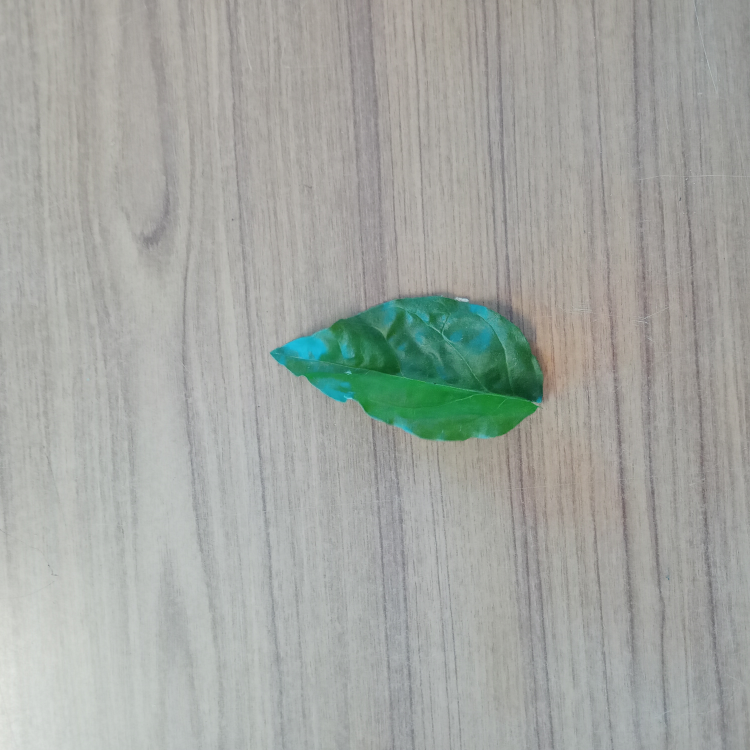
#> input picture DATA_SET/1.jpg, 3000 x 3000 px, found by its file name (shown at 1/4 size)
$ python test1.py
#> lines starting #> are read from the running program, lines starting #| are printed output that depends on the picture
import cv2
import matplotlib.pyplot as plt

img_file = "./DATA_SET/1.jpg"

reducing_factor = 750
frame = cv2.imread(img_file)
#> frame is the input picture: shape (3000, 3000, 3); mean B, G, R 161.7, 166.7, 163.1
resized_frm = cv2.resize(frame, (reducing_factor, reducing_factor))
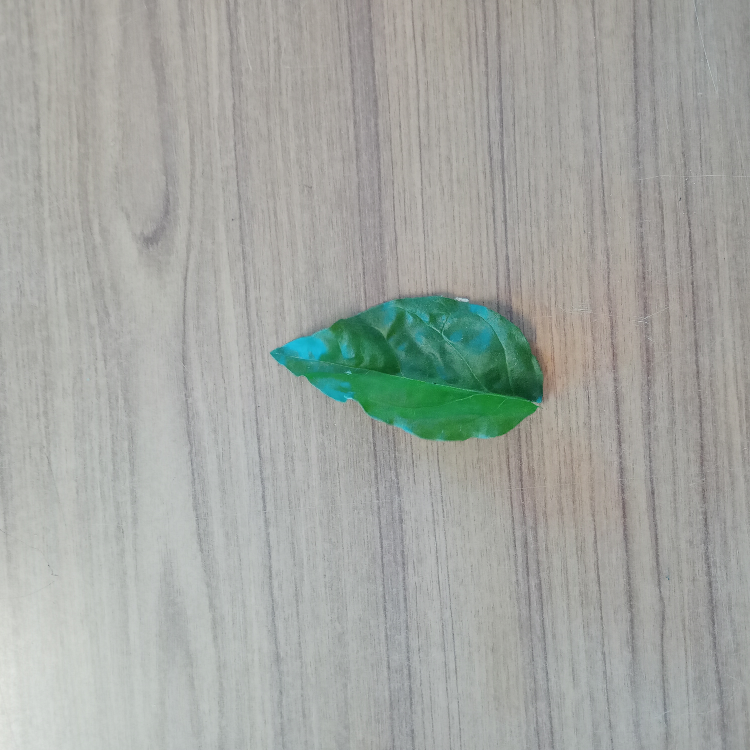
#> resized_frm: shape (750, 750, 3); mean B, G, R 161.7, 166.8, 163.1
rgb_img = cv2.cvtColor(resized_frm, cv2.COLOR_BGR2RGB)
grays_img = cv2.cvtColor(resized_frm, cv2.COLOR_RGB2GRAY)
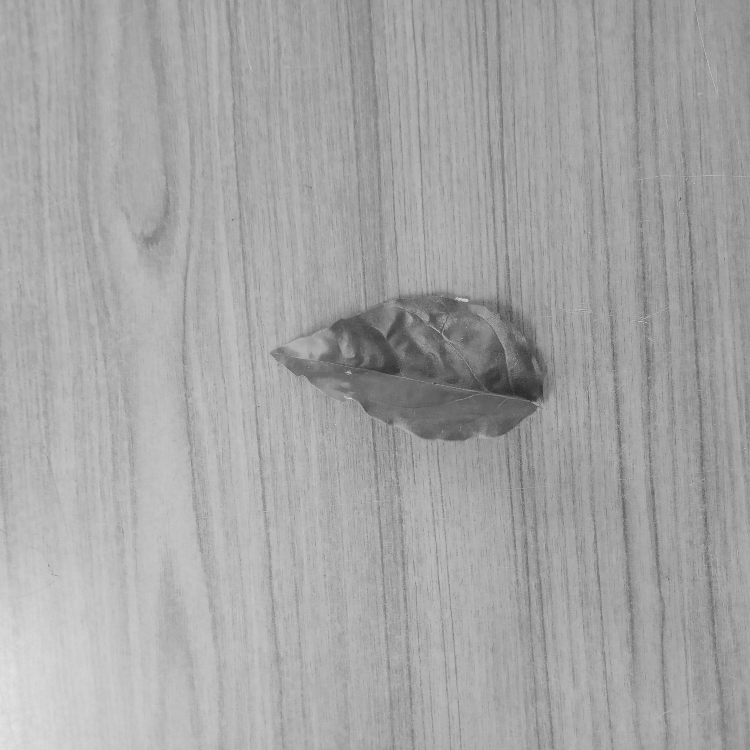
#> grays_img: shape (750, 750); min 40, max 227, mean 164.8


fig, ax = plt.subplots(1, 5, figsize=(10, 10))

ax[0].axis('off')
ax[0].imshow(rgb_img)
ax[0].set_title('Original')

ax[1].axis('off')
ax[1].imshow(rgb_img[:, :, 0], cmap="Reds")
ax[1].set_title('Reds')

ax[2].axis('off')
ax[2].imshow(rgb_img[:, :, 1], cmap="Greens")
ax[2].set_title('Greens')

ax[3].axis('off')
ax[3].imshow(rgb_img[:, :, 2], cmap="Blues")
ax[3].set_title('Blues')

ax[4].axis('off')
ax[4].imshow(grays_img, cmap="Greys")
ax[4].set_title('Greys')


plt.show()
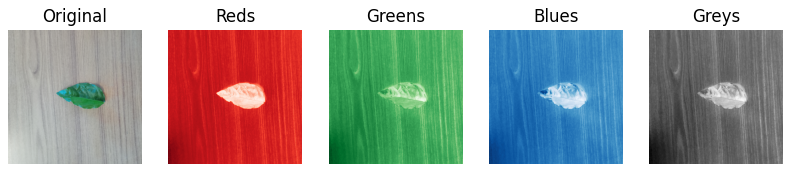
#> figure drawn by matplotlib, 5 panels

# cv2.imshow("Sample1", resized_frm)
# cv2.waitKey(0)
# cv2.destroyAllWindows()

$ run again, with DATA_SET/10.jpg copied over DATA_SET/1.jpg
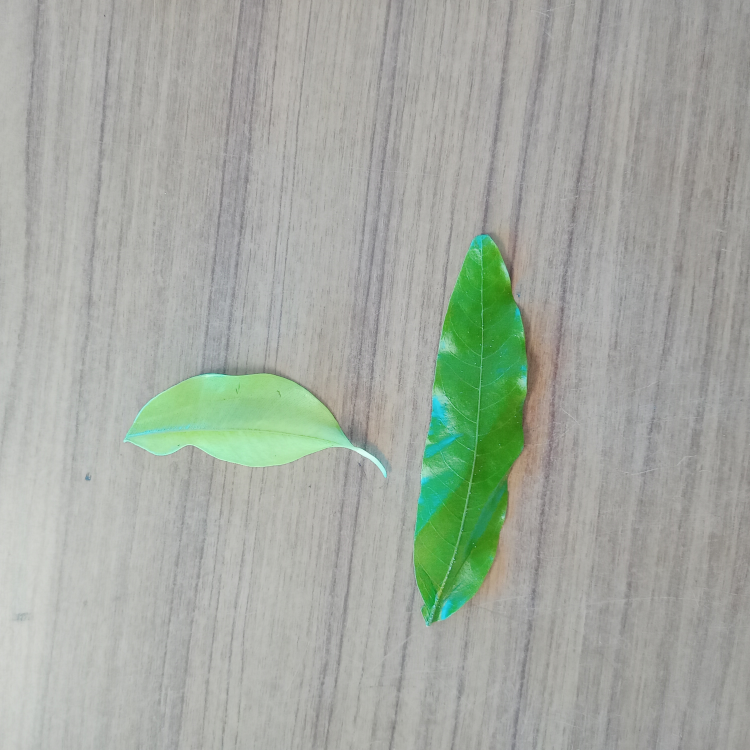
#> input picture DATA_SET/10.jpg, 3000 x 3000 px, found by its file name (shown at 1/4 size)
#> frame is the input picture: shape (3000, 3000, 3); mean B, G, R 161.1, 170.2, 163.9
#> `resized_frm = cv2.resize(frame, (reducing_factor, reducing_factor))`:
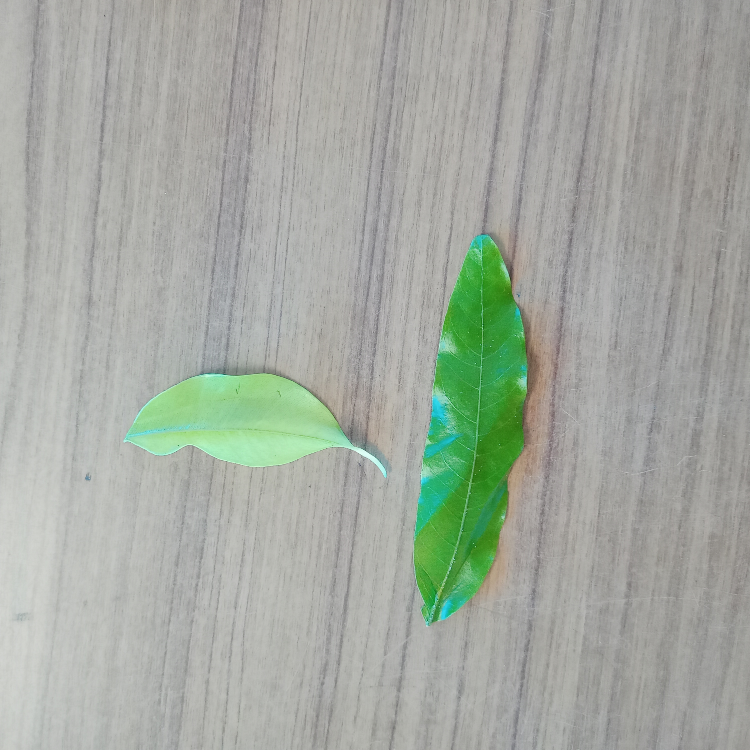
#> resized_frm: shape (750, 750, 3); mean B, G, R 161.1, 170.2, 163.9
#> `grays_img = cv2.cvtColor(resized_frm, cv2.COLOR_RGB2GRAY)`:
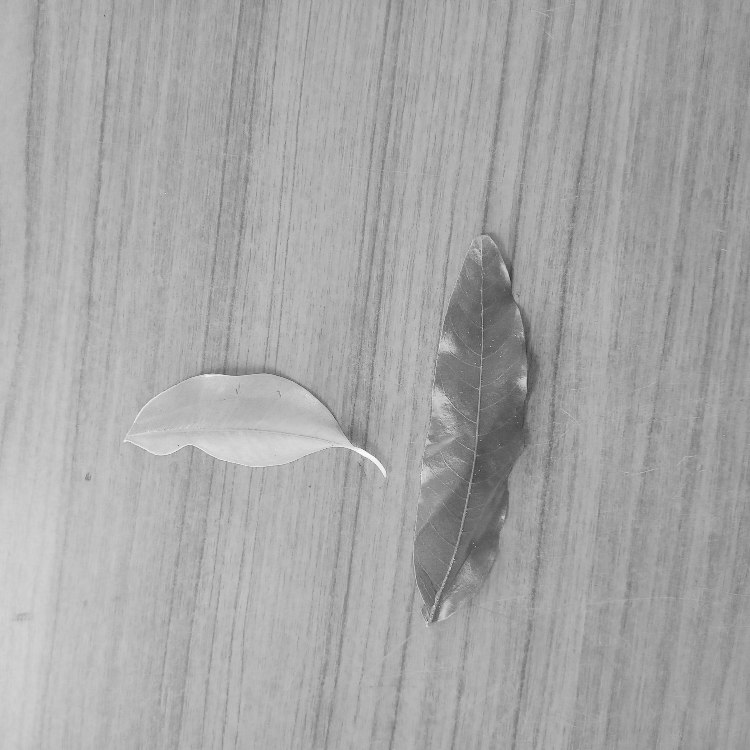
#> grays_img: shape (750, 750); min 42, max 249, mean 166.8

$ run again, with DATA_SET/11.jpg copied over DATA_SET/1.jpg
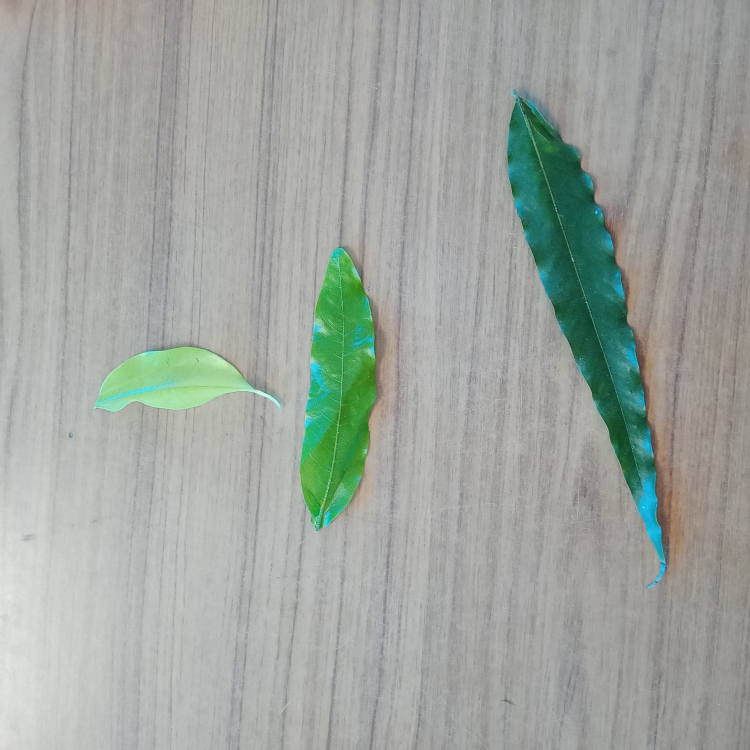
#> input picture DATA_SET/11.jpg, 3000 x 3000 px, found by its file name (shown at 1/4 size)
#> frame is the input picture: shape (3000, 3000, 3); mean B, G, R 159.7, 165.7, 159
#> `resized_frm = cv2.resize(frame, (reducing_factor, reducing_factor))`:
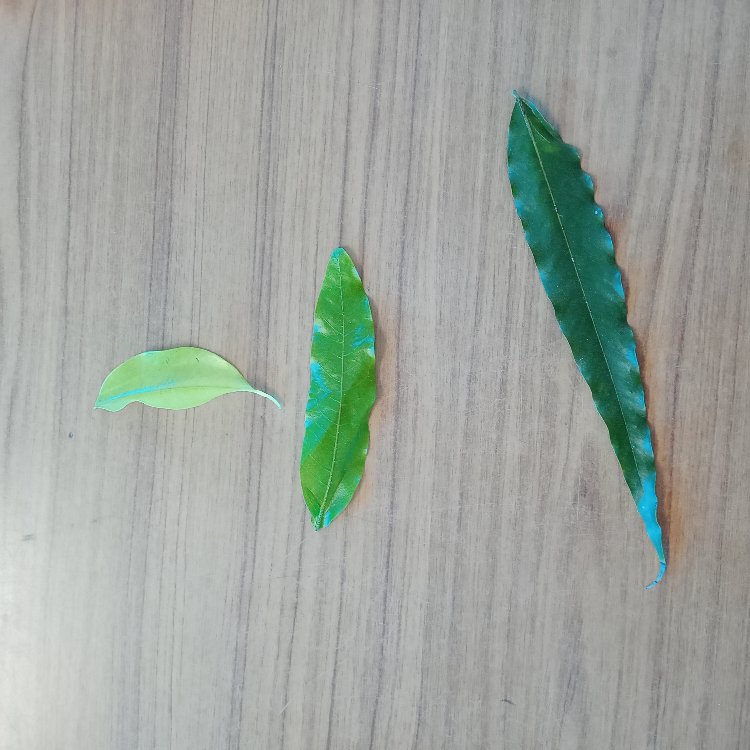
#> resized_frm: shape (750, 750, 3); mean B, G, R 159.7, 165.7, 159
#> `grays_img = cv2.cvtColor(resized_frm, cv2.COLOR_RGB2GRAY)`:
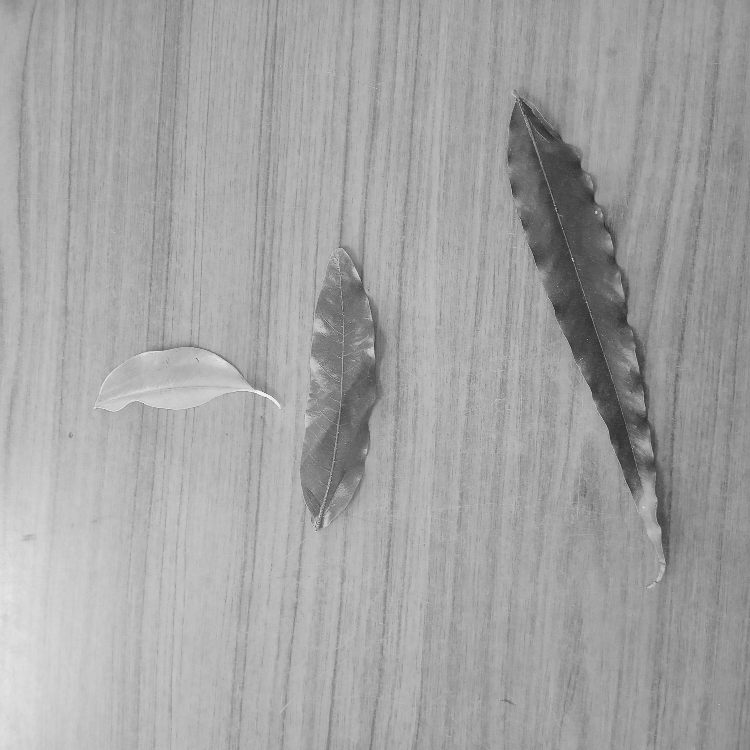
#> grays_img: shape (750, 750); min 34, max 242, mean 163.1

$ run again, with DATA_SET/12.jpg copied over DATA_SET/1.jpg
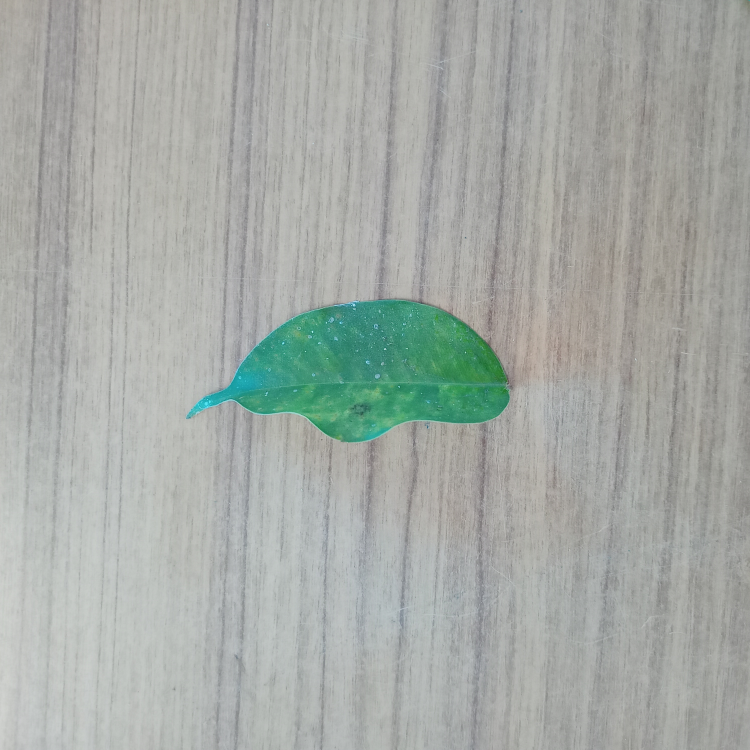
#> input picture DATA_SET/12.jpg, 3000 x 3000 px, found by its file name (shown at 1/4 size)
#> frame is the input picture: shape (3000, 3000, 3); mean B, G, R 166.1, 170.9, 165.5
#> `resized_frm = cv2.resize(frame, (reducing_factor, reducing_factor))`:
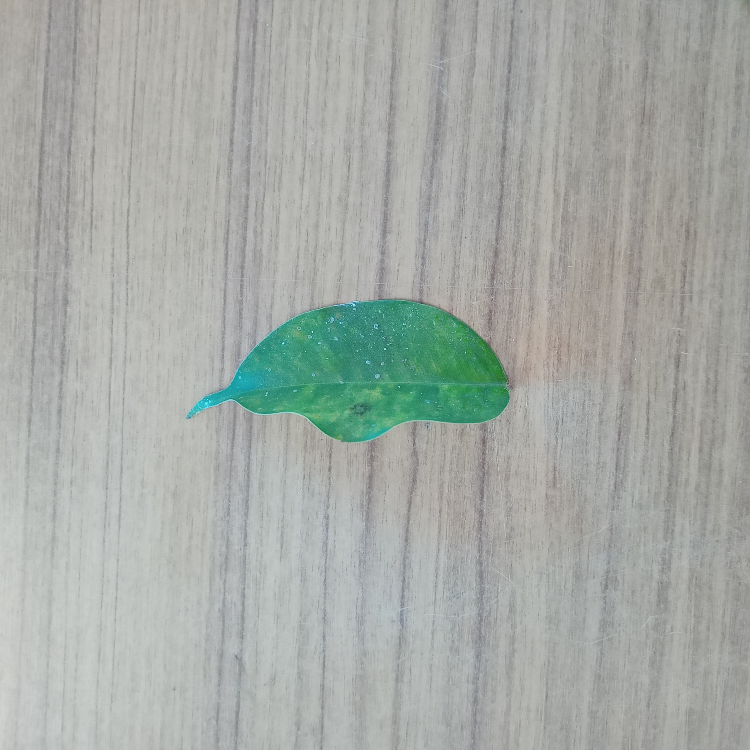
#> resized_frm: shape (750, 750, 3); mean B, G, R 166.2, 170.9, 165.5
#> `grays_img = cv2.cvtColor(resized_frm, cv2.COLOR_RGB2GRAY)`:
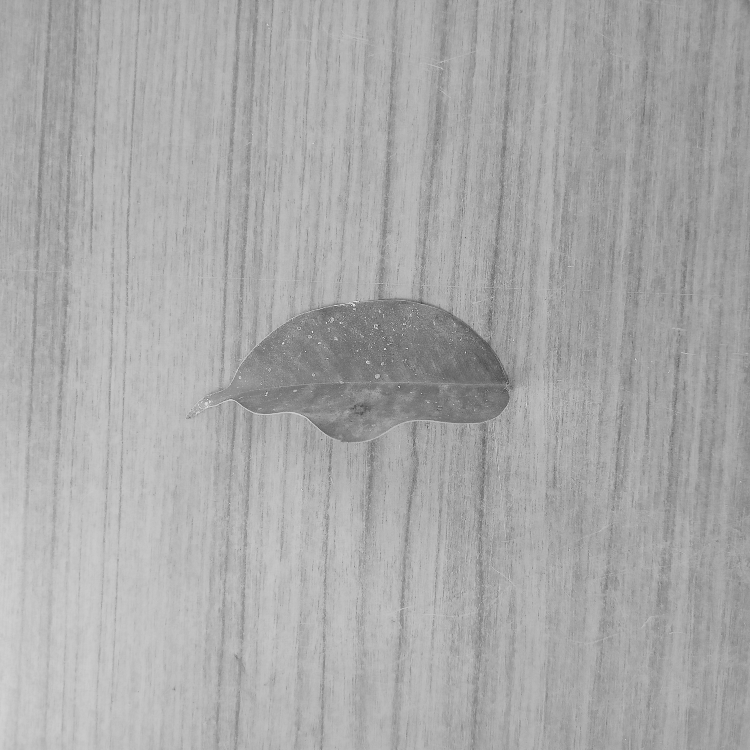
#> grays_img: shape (750, 750); min 70, max 243, mean 168.8
